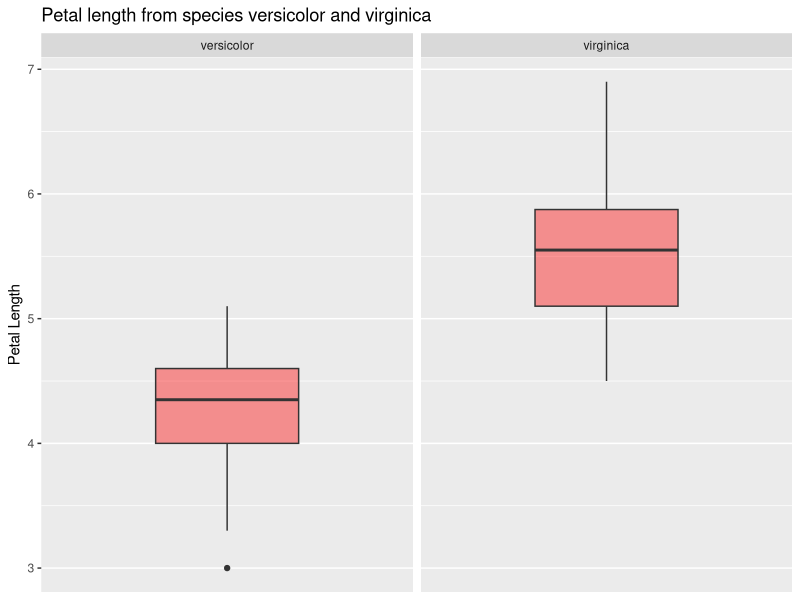
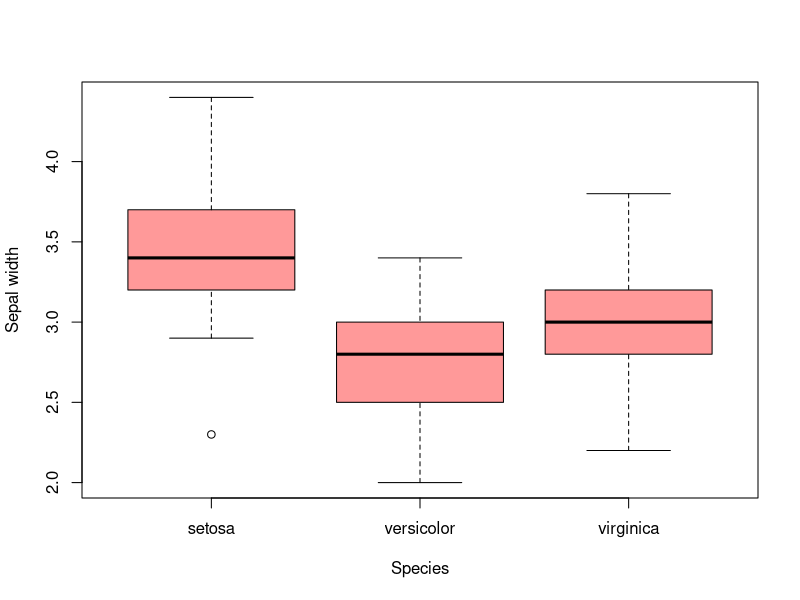

Here is the R script that generated these plots, in order:
## ---- chunk 1
library(tidyverse)
## ---- chunk 2
data("iris")
## ---- chunk 3
head(iris)
## ---- chunk 4
t.test(x=iris[iris$Species == "setosa" , "Sepal.Length"], alternative = "two.sided", mu=5.7)
## ---- chunk 5
t.test(x=iris[iris$Species == "virginica" , "Petal.Width"], alternative = "less", mu=2.1)
## ---- chunk 6
with(iris, shapiro.test(Petal.Length[Species == "virginica"]))
## ---- chunk 7
with(iris, shapiro.test(Petal.Length[Species == "versicolor"]))
## ---- chunk 8
var.test(iris[iris$Species == "virginica" , "Petal.Length"],
         iris[iris$Species == "versicolor" , "Petal.Length"],
         ratio = 1, alternative = "two.sided")
## ---- chunk 9
t.test(x=iris[iris$Species == "virginica" , "Petal.Length"],
         y= iris[iris$Species == "versicolor" , "Petal.Length"],
        alternative = "greater", mu=1.1, var.equal= TRUE)
## ---- chunk 10
df <- iris %>% 
  select(Species, Petal.Length) %>%   
  filter(Species == "virginica" | Species =="versicolor" ) %>% 
  ggplot() + 
  geom_boxplot(mapping=aes(y=Petal.Length ), fill = rgb(1, 0, 0, alpha = 0.4)) +
  scale_x_discrete( ) +
  labs(title = "Petal length from species versicolor and virginica",
       y = "Petal Length") +
  facet_wrap(~Species)
## ---- chunk 11
df
## ---- chunk 12
Species <- iris$Species
Sepal_width <- iris$Sepal.Width
## ---- chunk 13
boxplot(Sepal_width ~ Species, col = rgb(1, 0, 0, alpha = 0.4), ylab = "Sepal width")
## ---- chunk 14
anova_test <- aov(Sepal_width ~ Species)
## ---- chunk 15
summary(anova_test)
